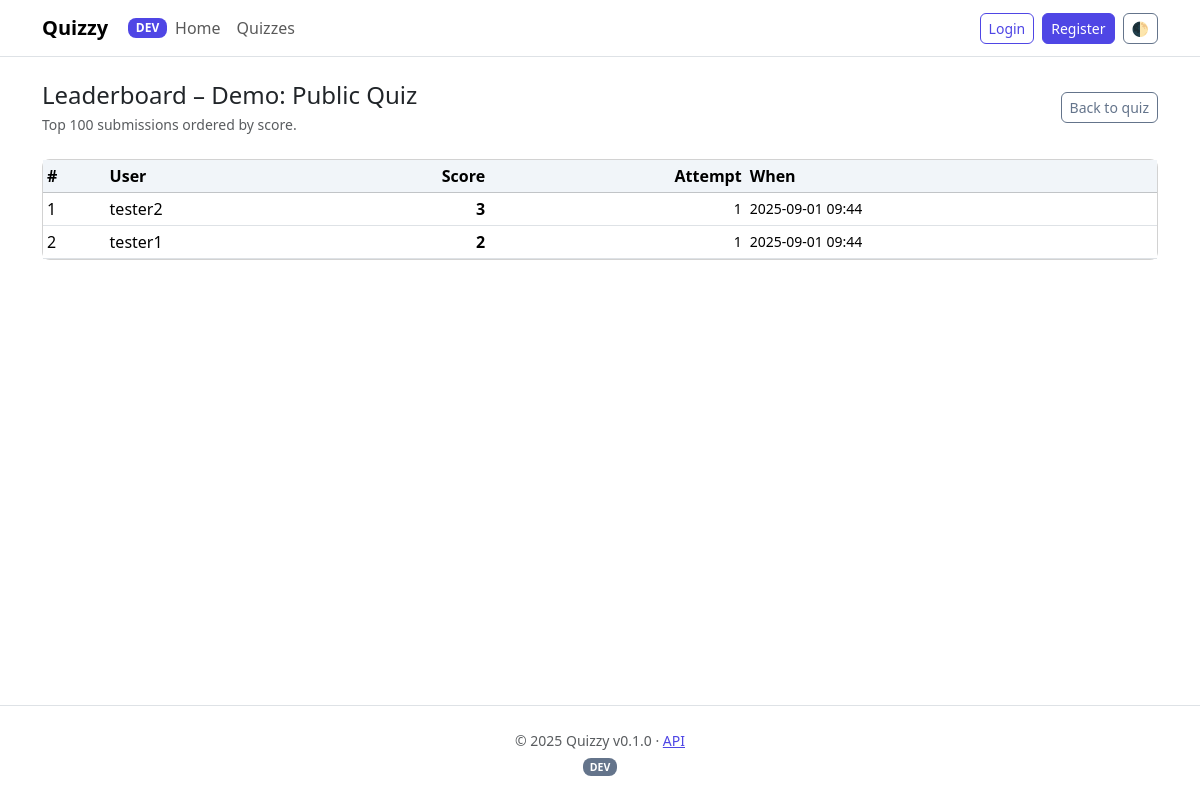
The page /quizzes/5/leaderboard/ on the database its author committed.
### quizzes/models.py (models this page shows, shortened)
class Quiz(models.Model):
	PUBLIC = "public"
	PRIVATE = "private"
	VISIBILITY_CHOICES = [(PUBLIC, "Public"), (PRIVATE, "Private")]
	SCORING_BEST = "best"
	SCORING_FIRST = "first"
	SCORING_LAST = "last"
	SCORING_POLICY_CHOICES = [
		(SCORING_BEST, "Best"),
		(SCORING_FIRST, "First"),
		(SCORING_LAST, "Last"),
	]
	title = models.CharField(max_length=255)
	description = models.TextField(blank=True)
	creator = models.ForeignKey(User, on_delete=models.CASCADE, related_name="quizzes")
	created_at = models.DateTimeField(auto_now_add=True)
	is_published = models.BooleanField(default=False)
	visibility = models.CharField(max_length=10, choices=VISIBILITY_CHOICES, default=PUBLIC)
	allow_multiple_attempts = models.BooleanField(default=False)
	max_attempts = models.PositiveIntegerField(null=True, blank=True)
	scoring_policy = models.CharField(max_length=10, default="best", choices=SCORING_POLICY_CHOICES)

### submissions/models.py (models this page shows, shortened)
class Submission(models.Model):
	quiz = models.ForeignKey(Quiz, on_delete=models.CASCADE, related_name="submissions")
	user = models.ForeignKey(User, on_delete=models.CASCADE, related_name="submissions")
	score = models.IntegerField(default=0)
	attempt_number = models.PositiveIntegerField(default=1)
	in_progress = models.BooleanField(default=True)
	submitted_at = models.DateTimeField(auto_now_add=True)
	class Meta:
		unique_together = ("quiz", "user", "attempt_number")

### quizzes/views.py (the view)
# urls.py: path("<int:pk>/leaderboard/", QuizLeaderboardView.as_view(), name="leaderboard"),
class QuizLeaderboardView(DetailView):
	model = Quiz
	template_name = "quizzes/leaderboard_full.html"
	context_object_name = "quiz"
	def get_object(self, queryset=None):  # Reuse draft visibility rules
		obj = super().get_object(queryset)
		user = self.request.user
		if obj.is_published:
			return obj
		if user.is_authenticated and obj.creator_id == user.id:
			return obj
		raise Http404()
	def get_context_data(self, **kwargs):
		ctx = super().get_context_data(**kwargs)
		entries = (Submission.objects.filter(quiz=self.object, in_progress=False)
			.select_related("user")
			.order_by('-score', 'submitted_at')[:100])
		ctx["entries"] = entries
		return ctx

### core/context_processors.py (called while the page is built, shortened)
def global_ui(request):
    user = getattr(request, "user", None)
    pending_invites = 0
    active_attempts = 0
    feature_flags = getattr(settings, "FEATURE_FLAGS", {})
    return {
        "SITE_NAME": getattr(settings, "SITE_NAME", "Quizzy"),
        "APP_VERSION": getattr(settings, "APP_VERSION", "dev"),
        "ENV_LABEL": getattr(settings, "ENV_LABEL", ""),
        "DEFAULT_THEME": getattr(settings, "DEFAULT_THEME", "light"),
        "ENABLE_REALTIME": feature_flags.get("realtime", True),
        "FEATURE_FLAGS": feature_flags,
        "PENDING_INVITES_COUNT": pending_invites,
        "ACTIVE_QUIZ_ATTEMPTS": active_attempts,
        "MAX_QUIZ_ATTEMPTS": getattr(settings, "MAX_QUIZ_ATTEMPTS", 3),
        "BUILD_TIMESTAMP": getattr(settings, "BUILD_TIMESTAMP", None) or timezone.now(),
    }

### quizzes/templates/quizzes/leaderboard_full.html
{% extends 'base.html' %}
{% block content %}
<div class="d-flex justify-content-between align-items-center mb-4">
  <div>
    <h2 class="h4 mb-1">Leaderboard – {{ quiz.title }}</h2>
    <p class="text-body-secondary small mb-0">Top 100 submissions ordered by score.</p>
  </div>
  <div>
    <a class="btn btn-outline-secondary btn-sm" href="{% url 'quizzes:detail' quiz.id %}">Back to quiz</a>
  </div>
</div>
<div class="card">
  <div class="card-body p-0">
    <div class="table-responsive">
      <table class="table table-sm align-middle mb-0" id="full-leaderboard">
        <thead class="table-light">
          <tr>
            <th>#</th>
            <th>User</th>
            <th class="text-end">Score</th>
            <th class="text-end">Attempt</th>
            <th>When</th>
          </tr>
        </thead>
        <tbody>
          {% if entries %}
            {% for s in entries %}
              <tr>
                <td>{{ forloop.counter }}</td>
                <td>{{ s.user.username }}</td>
                <td class="text-end fw-semibold">{{ s.score }}</td>
                <td class="text-end small">{{ s.attempt_number }}</td>
                <td class="small" data-reltime="{{ s.submitted_at|date:'c' }}">{{ s.submitted_at|date:'Y-m-d H:i' }}</td>
              </tr>
            {% endfor %}
          {% else %}
            <tr><td colspan="5" class="text-body-secondary small">No submissions yet.</td></tr>
          {% endif %}
        </tbody>
      </table>
    </div>
  </div>
</div>
{% endblock %}

### templates/base.html (style rules this page uses)
body { font-family: ui-sans-serif, system-ui, -apple-system, Segoe UI, Roboto, Ubuntu, Cantarell, Noto Sans, Helvetica Neue, Arial, "Apple Color Emoji", "Segoe UI Emoji"; }

### rows shown on the page
Quiz: title "Demo: Public Quiz"
Submission: user.username "tester2", score "3", attempt_number "1", submitted_at "2025-09-01 09:44"
Submission: user.username "tester1", score "2", attempt_number "1", submitted_at "2025-09-01 09:44"

### other values the page prints
{{ SITE_NAME }} "Quizzy"
{{ ENV_LABEL }} "DEV"
{{ APP_VERSION }} "0.1.0"
